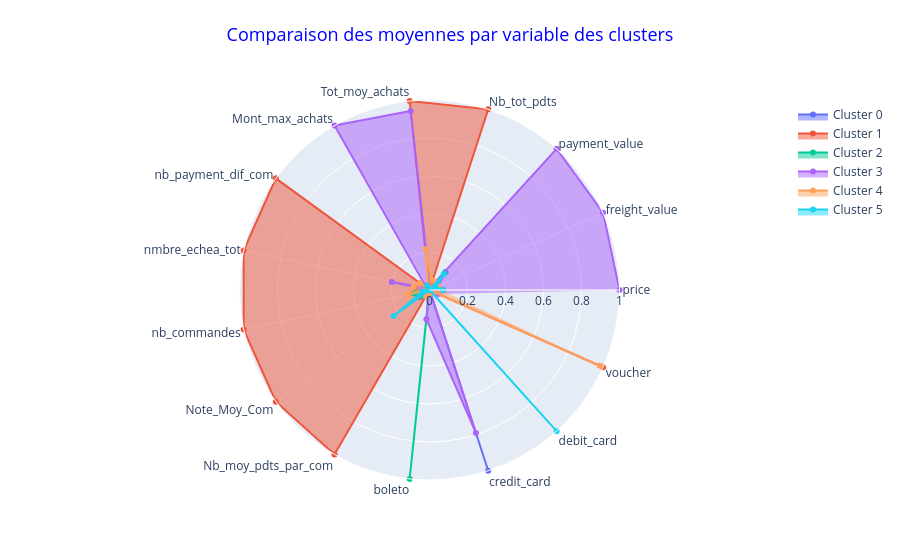

Write notebook code for a chart like this one.
### Code cell
plot_radars(data=Xt_kmean2,
            group="clusters_kmeans")

### Figure 1 — Plotly figure (JSON) as saved in the notebook; plotly's stock layout.template omitted (floating-point values rounded to 4 significant figures)
{"data": [{"fill": "toself", "name": "Cluster 0", "r": [0.07153, 0.04632, 0.125, 0.00346, 0.01343, 0.02944, 0.003203, 0.0747, 0.08443, 0.06304, 0.002316, 0, 1, 0, 0], "theta": ["price", "freight_value", "payment_value", "Nb_tot_pdts", "Tot_moy_achats", "Mont_max_achats", "nb_payment_dif_com", "nmbre_echea_tot", "nb_commandes", "Note_Moy_Com", "Nb_moy_pdts_par_com", "boleto", "credit_card", "debit_card", "voucher"], "type": "scatterpolar"}, {"fill": "toself", "name": "Cluster 1", "r": [0, 0, 0, 1, 1.0, 0, 1.0, 1.0, 1, 1, 1, 0, 0, 0, 1], "theta": ["price", "freight_value", "payment_value", "Nb_tot_pdts", "Tot_moy_achats", "Mont_max_achats", "nb_payment_dif_com", "nmbre_echea_tot", "nb_commandes", "Note_Moy_Com", "Nb_moy_pdts_par_com", "boleto", "credit_card", "debit_card", "voucher"], "type": "scatterpolar"}, {"fill": "toself", "name": "Cluster 2", "r": [0.05778, 0.03574, 0.125, 0.004253, 0.005605, 0.01435, 0.004051, 0.004051, 0.07976, 0.05302, 0.002395, 1, 0, 0, 0], "theta": ["price", "freight_value", "payment_value", "Nb_tot_pdts", "Tot_moy_achats", "Mont_max_achats", "nb_payment_dif_com", "nmbre_echea_tot", "nb_commandes", "Note_Moy_Com", "Nb_moy_pdts_par_com", "boleto", "credit_card", "debit_card", "voucher"], "type": "scatterpolar"}, {"fill": "toself", "name": "Cluster 3", "r": [1, 1.0, 1, 0.01367, 0.9475, 1, 0.01842, 0.2028, 0, 0.03316, 0.009393, 0.155, 0.7914, 0.002981, 0.05067], "theta": ["price", "freight_value", "payment_value", "Nb_tot_pdts", "Tot_moy_achats", "Mont_max_achats", "nb_payment_dif_com", "nmbre_echea_tot", "nb_commandes", "Note_Moy_Com", "Nb_moy_pdts_par_com", "boleto", "credit_card", "debit_card", "voucher"], "type": "scatterpolar"}, {"fill": "toself", "name": "Cluster 4", "r": [0.05815, 0.04788, 0.05321, 0.05385, 0.2151, 0.01705, 0.06329, 0.08583, 0.1174, 0, 0.03674, 0, 0.01881, 0, 0.9812], "theta": ["price", "freight_value", "payment_value", "Nb_tot_pdts", "Tot_moy_achats", "Mont_max_achats", "nb_payment_dif_com", "nmbre_echea_tot", "nb_commandes", "Note_Moy_Com", "Nb_moy_pdts_par_com", "boleto", "credit_card", "debit_card", "voucher"], "type": "scatterpolar"}, {"fill": "toself", "name": "Cluster 5", "r": [0.06948, 0.03525, 0.1135, 0, 0, 0.02507, 0, 0, 0.03827, 0.2333, 0, 0, 0, 1, 0], "theta": ["price", "freight_value", "payment_value", "Nb_tot_pdts", "Tot_moy_achats", "Mont_max_achats", "nb_payment_dif_com", "nmbre_echea_tot", "nb_commandes", "Note_Moy_Com", "Nb_moy_pdts_par_com", "boleto", "credit_card", "debit_card", "voucher"], "type": "scatterpolar"}], "layout": {"polar": {"radialaxis": {"range": [0, 1], "visible": true}}, "showlegend": true, "title": {"font": {"color": "blue", "size": 18}, "text": "Comparaison des moyennes par variable des clusters", "x": 0.5, "xanchor": "center", "y": 0.95, "yanchor": "top"}}}
